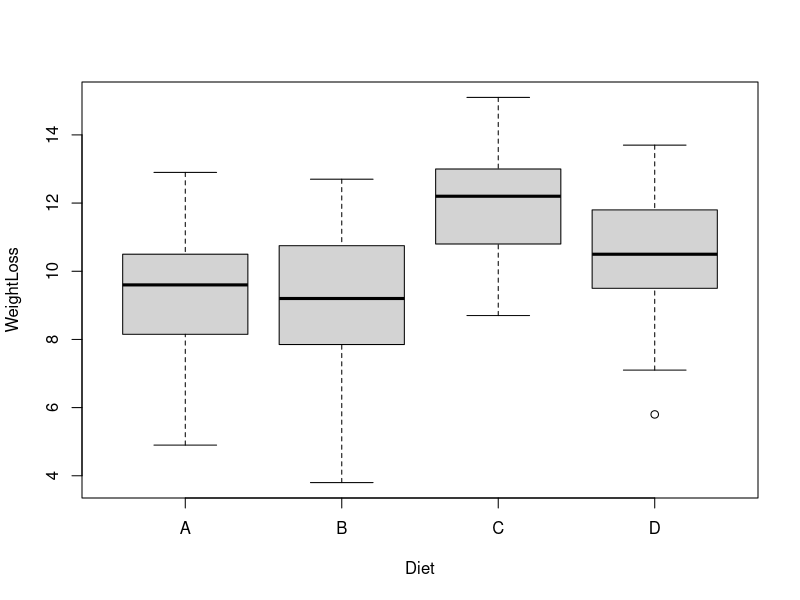
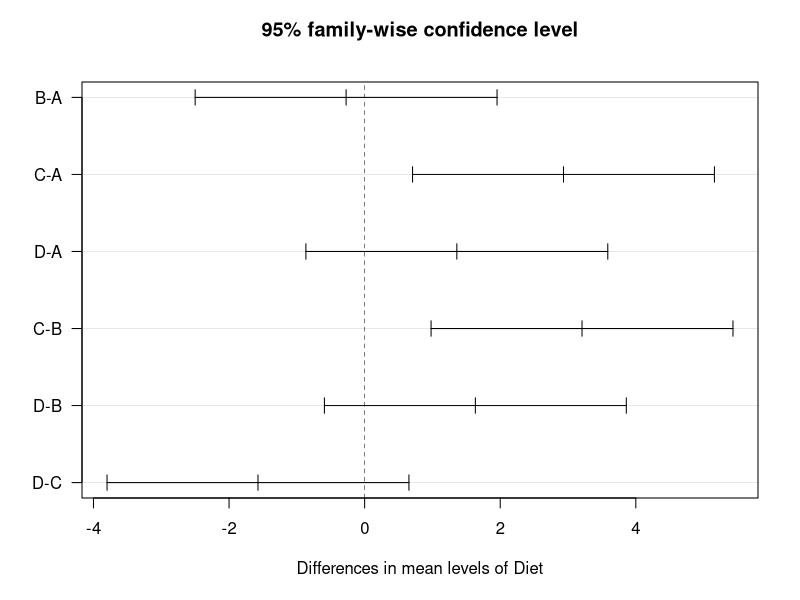

Write the R code that produced these figures, in order.
## ---- chunk 1
wtlossdata = read.table(file = "../Dataset/DietWeigthLoss.txt", header=T, sep = "\t")
attach(wtlossdata)
## ---- chunk 2
names(wtlossdata)
## ---- chunk 3
class(WeightLoss)
## ---- chunk 4
class(Diet)
## ---- chunk 5
levels(Diet)
## ---- chunk 6
boxplot(WeightLoss ~ Diet)
## ---- chunk 7
ANOVATEST = aov(WeightLoss ~ Diet)
ANOVATEST
## ---- chunk 8
summary(ANOVATEST)
## ---- chunk 9
attributes(ANOVATEST)
## ---- chunk 10
ANOVATEST$coefficients
## ---- chunk 11
TukeyHSD(ANOVATEST)
## ---- chunk 12
plot(TukeyHSD(ANOVATEST), las=1)
